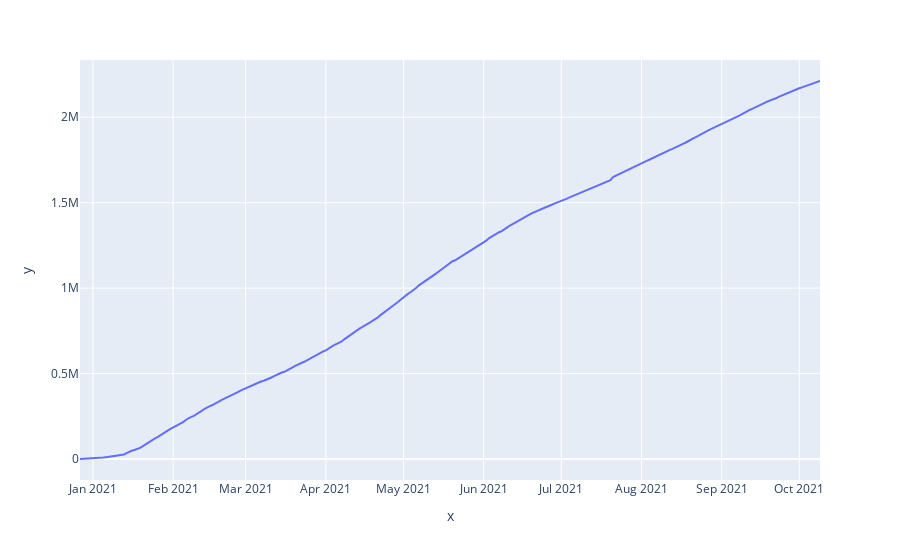

Notebook code cell kept with this figure:
### Markdown cell above
# Daily World Deaths

### Code cell
date_group
time = date_group['date'].values.tolist()

px.line(x=time,y=date_group['New_deaths'].cumsum())
# In this case New Deaths is a cumulative number so we use function cumsum())

### Figure 1 — Plotly figure (JSON) as saved in the notebook; plotly's stock layout.template omitted (floating-point values rounded to 4 significant figures; data arrays with more than 128 entries replaced by an {"elided": "..."} marker saying what was removed)
{"data": [{"hovertemplate": "x=%{x}<br>y=%{y}<extra></extra>", "legendgroup": "", "line": {"color": "#636efa", "dash": "solid"}, "marker": {"symbol": "circle"}, "mode": "lines", "name": "", "orientation": "v", "showlegend": false, "type": "scatter", "x": {"elided": "287 str values"}, "xaxis": "x", "y": {"elided": "287 int values"}, "yaxis": "y"}], "layout": {"legend": {"tracegroupgap": 0}, "margin": {"t": 60}, "xaxis": {"anchor": "y", "domain": [0, 1], "title": {"text": "x"}}, "yaxis": {"anchor": "x", "domain": [0, 1], "title": {"text": "y"}}}}
